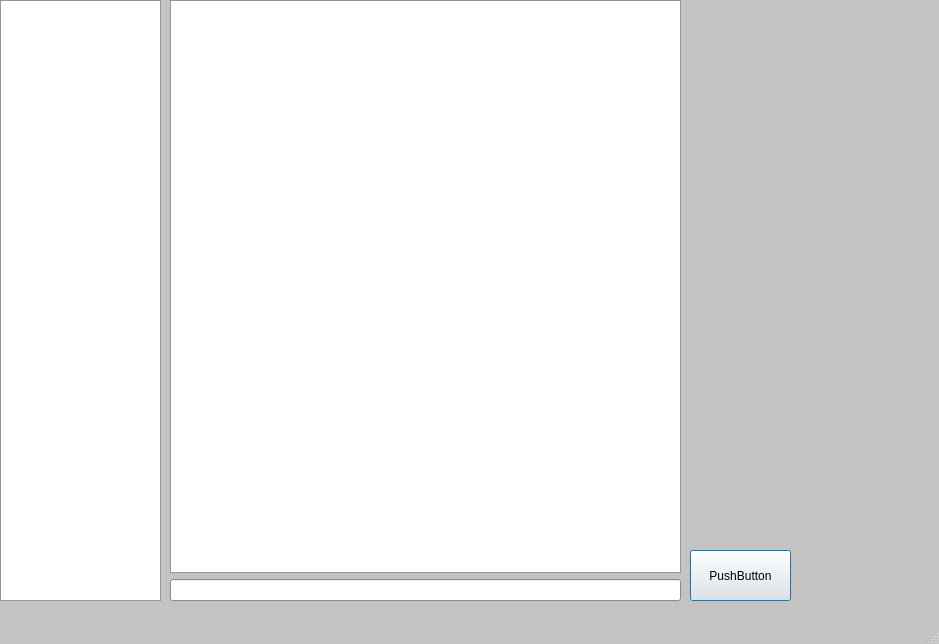
<?xml version="1.0" encoding="UTF-8"?>
<ui version="4.0">
 <class>MainWindow</class>
 <widget class="QMainWindow" name="MainWindow">
  <property name="geometry">
   <rect>
    <x>0</x>
    <y>0</y>
    <width>939</width>
    <height>644</height>
   </rect>
  </property>
  <property name="palette">
   <palette>
    <active>
     <colorrole role="Base">
      <brush brushstyle="SolidPattern">
       <color alpha="255">
        <red>255</red>
        <green>255</green>
        <blue>255</blue>
       </color>
      </brush>
     </colorrole>
     <colorrole role="Window">
      <brush brushstyle="SolidPattern">
       <color alpha="255">
        <red>195</red>
        <green>195</green>
        <blue>195</blue>
       </color>
      </brush>
     </colorrole>
    </active>
    <inactive>
     <colorrole role="Base">
      <brush brushstyle="SolidPattern">
       <color alpha="255">
        <red>255</red>
        <green>255</green>
        <blue>255</blue>
       </color>
      </brush>
     </colorrole>
     <colorrole role="Window">
      <brush brushstyle="SolidPattern">
       <color alpha="255">
        <red>195</red>
        <green>195</green>
        <blue>195</blue>
       </color>
      </brush>
     </colorrole>
    </inactive>
    <disabled>
     <colorrole role="Base">
      <brush brushstyle="SolidPattern">
       <color alpha="255">
        <red>195</red>
        <green>195</green>
        <blue>195</blue>
       </color>
      </brush>
     </colorrole>
     <colorrole role="Window">
      <brush brushstyle="SolidPattern">
       <color alpha="255">
        <red>195</red>
        <green>195</green>
        <blue>195</blue>
       </color>
      </brush>
     </colorrole>
    </disabled>
   </palette>
  </property>
  <property name="focusPolicy">
   <enum>Qt::NoFocus</enum>
  </property>
  <property name="contextMenuPolicy">
   <enum>Qt::DefaultContextMenu</enum>
  </property>
  <property name="windowTitle">
   <string>MainWindow</string>
  </property>
  <property name="autoFillBackground">
   <bool>true</bool>
  </property>
  <widget class="QWidget" name="centralwidget">
   <widget class="QPushButton" name="pushButton">
    <property name="enabled">
     <bool>true</bool>
    </property>
    <property name="geometry">
     <rect>
      <x>690</x>
      <y>550</y>
      <width>101</width>
      <height>51</height>
     </rect>
    </property>
    <property name="focusPolicy">
     <enum>Qt::NoFocus</enum>
    </property>
    <property name="autoFillBackground">
     <bool>false</bool>
    </property>
    <property name="text">
     <string>PushButton</string>
    </property>
    <property name="autoDefault">
     <bool>true</bool>
    </property>
    <property name="default">
     <bool>true</bool>
    </property>
    <property name="flat">
     <bool>false</bool>
    </property>
   </widget>
   <widget class="QColumnView" name="columnView">
    <property name="geometry">
     <rect>
      <x>0</x>
      <y>0</y>
      <width>161</width>
      <height>601</height>
     </rect>
    </property>
   </widget>
   <widget class="QWidget" name="gridLayoutWidget">
    <property name="geometry">
     <rect>
      <x>170</x>
      <y>0</y>
      <width>511</width>
      <height>601</height>
     </rect>
    </property>
    <layout class="QGridLayout" name="gridLayout">
     <item row="1" column="0">
      <widget class="QLineEdit" name="lineEdit"/>
     </item>
     <item row="0" column="0">
      <widget class="QListView" name="listView"/>
     </item>
    </layout>
   </widget>
  </widget>
  <widget class="QMenuBar" name="menubar">
   <property name="geometry">
    <rect>
     <x>0</x>
     <y>0</y>
     <width>939</width>
     <height>20</height>
    </rect>
   </property>
  </widget>
  <widget class="QStatusBar" name="statusbar"/>
 </widget>
 <resources/>
 <connections/>
 <designerdata>
  <property name="gridDeltaX">
   <number>10</number>
  </property>
  <property name="gridDeltaY">
   <number>10</number>
  </property>
  <property name="gridSnapX">
   <bool>true</bool>
  </property>
  <property name="gridSnapY">
   <bool>true</bool>
  </property>
  <property name="gridVisible">
   <bool>true</bool>
  </property>
 </designerdata>
</ui>
